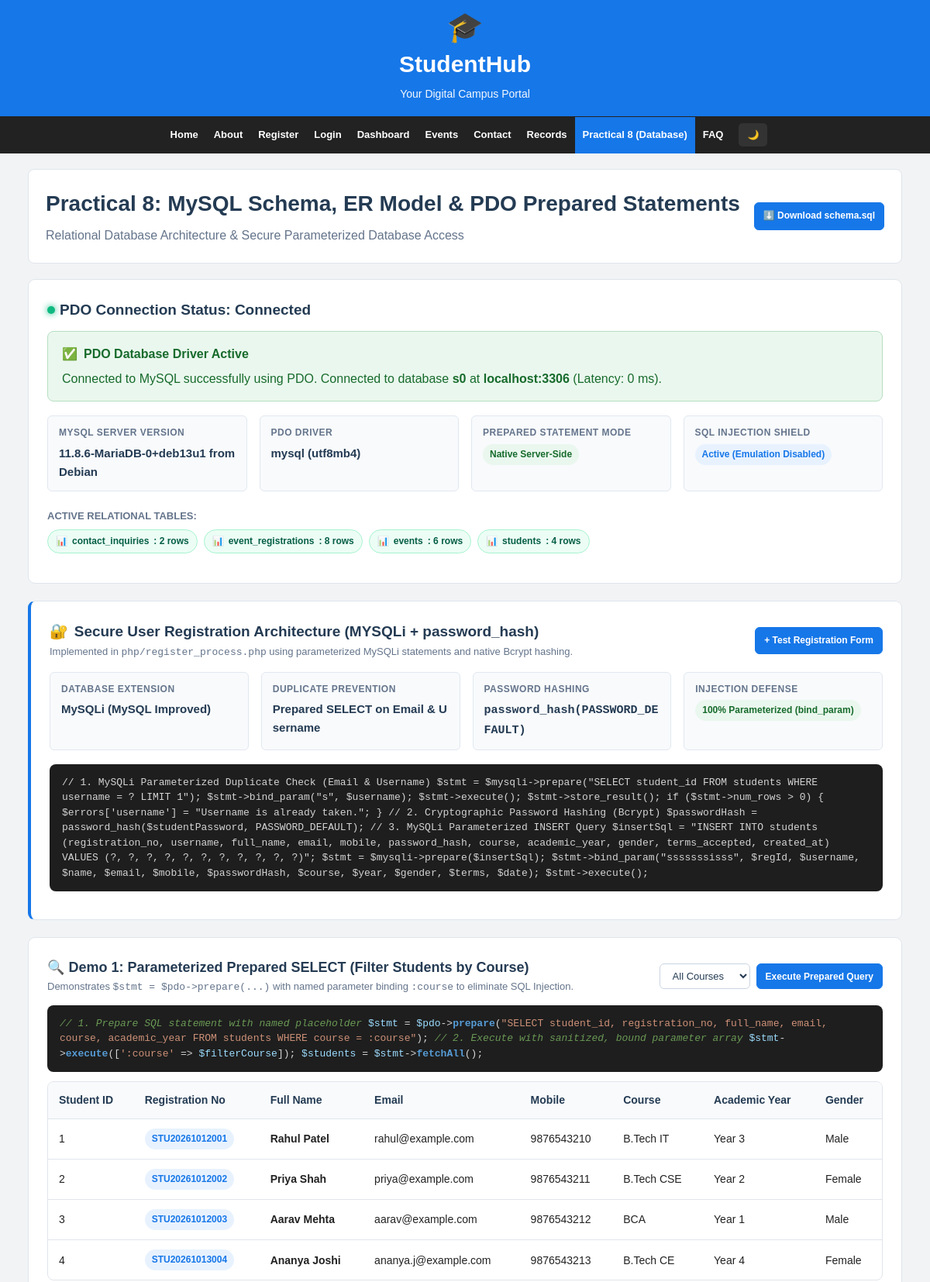
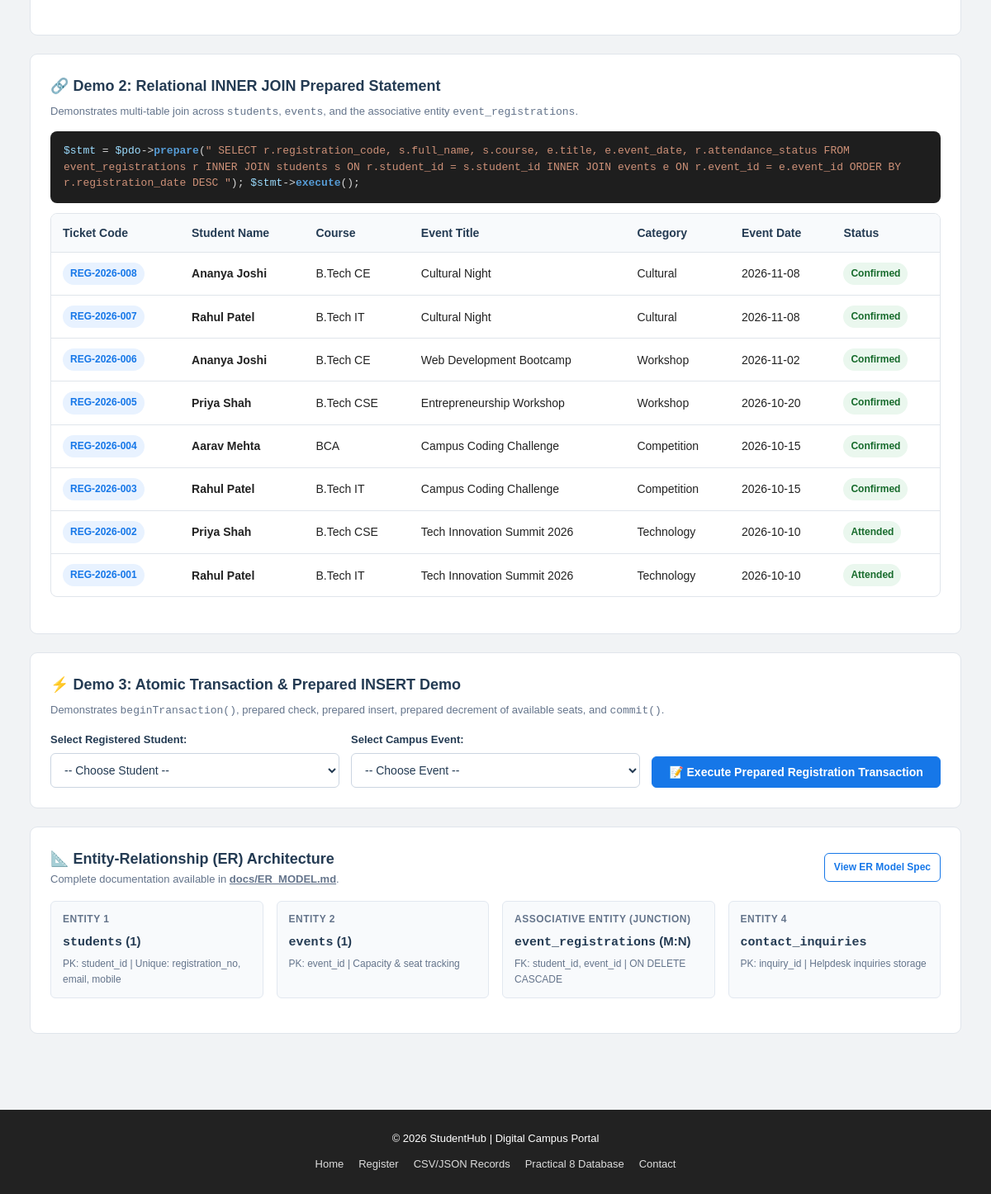
The app's page /php/db_dashboard.php with its own data (2 pictures, top to bottom).
### tables this page shows
CREATE TABLE `students` (
    `student_id` INT UNSIGNED AUTO_INCREMENT PRIMARY KEY,
    `registration_no` VARCHAR(30) NOT NULL UNIQUE COMMENT 'Formatted ID e.g. STU20261012001',
    `username` VARCHAR(50) NOT NULL UNIQUE COMMENT 'Unique portal username e.g. rahul_patel',
    `full_name` VARCHAR(100) NOT NULL,
    `email` VARCHAR(120) NOT NULL UNIQUE,
    `mobile` VARCHAR(15) NOT NULL UNIQUE,
    `password_hash` VARCHAR(255) NOT NULL COMMENT 'Bcrypt hashed password via password_hash()',
    `course` VARCHAR(50) NOT NULL COMMENT 'B.Tech IT, B.Tech CSE, BCA, etc.',
    `academic_year` TINYINT UNSIGNED NOT NULL COMMENT '1, 2, 3, or 4',
    `gender` ENUM('Male', 'Female', 'Other') NOT NULL,
    `terms_accepted` ENUM('Accepted', 'Pending') NOT NULL DEFAULT 'Accepted',
    `created_at` TIMESTAMP NOT NULL DEFAULT CURRENT_TIMESTAMP,
    `updated_at` TIMESTAMP NOT NULL DEFAULT CURRENT_TIMESTAMP ON UPDATE CURRENT_TIMESTAMP,

    INDEX `idx_students_username` (`username`),
    INDEX `idx_students_email` (`email`),
    INDEX `idx_students_course_year` (`course`, `academic_year`)
);

CREATE TABLE `event_registrations` (
    `registration_id` INT UNSIGNED AUTO_INCREMENT PRIMARY KEY,
    `student_id` INT UNSIGNED NOT NULL,
    `event_id` INT UNSIGNED NOT NULL,
    `registration_code` VARCHAR(50) NOT NULL UNIQUE COMMENT 'Unique ticket/token e.g. REG-2026-001',
    `registration_date` TIMESTAMP NOT NULL DEFAULT CURRENT_TIMESTAMP,
    `attendance_status` ENUM('Confirmed', 'Attended', 'Cancelled') NOT NULL DEFAULT 'Confirmed',
    `remarks` VARCHAR(255) DEFAULT NULL,

     
    CONSTRAINT `fk_registrations_student`
        FOREIGN KEY (`student_id`)
        REFERENCES `students` (`student_id`)
        ON DELETE CASCADE
        ON UPDATE CASCADE,

    CONSTRAINT `fk_registrations_event`
        FOREIGN KEY (`event_id`)
        REFERENCES `events` (`event_id`)
        ON DELETE CASCADE
        ON UPDATE CASCADE,

     
    UNIQUE KEY `unique_student_event_registration` (`student_id`, `event_id`),
    INDEX `idx_registrations_date` (`registration_date`)
);

CREATE TABLE `events` (
    `event_id` INT UNSIGNED AUTO_INCREMENT PRIMARY KEY,
    `title` VARCHAR(150) NOT NULL,
    `category` VARCHAR(50) NOT NULL COMMENT 'Technology, Competition, Workshop, Sports, Cultural',
    `event_date` DATE NOT NULL,
    `event_time` VARCHAR(30) NOT NULL,
    `location` VARCHAR(120) NOT NULL,
    `description` TEXT NOT NULL,
    `organizer` VARCHAR(120) NOT NULL,
    `total_seats` INT UNSIGNED NOT NULL,
    `available_seats` INT UNSIGNED NOT NULL,
    `status` ENUM('Upcoming', 'Ongoing', 'Completed', 'Cancelled') NOT NULL DEFAULT 'Upcoming',
    `created_at` TIMESTAMP NOT NULL DEFAULT CURRENT_TIMESTAMP,

    INDEX `idx_events_date` (`event_date`),
    INDEX `idx_events_category` (`category`),
    INDEX `idx_events_status` (`status`)
);

### php/db_dashboard.php (the view, shortened to what the rows shown need)
<?php
$pdo = getDBConnection();
$filterCourse = isset($_GET['course']) ? trim($_GET['course']) : 'All';
$studentsList = [];
if ($pdo instanceof PDO) {
    if ($filterCourse !== 'All' && !empty($filterCourse)) {
        $searchStmt = $pdo->prepare("
            SELECT student_id, registration_no, full_name, email, mobile, course, academic_year, gender
            FROM students
            WHERE course = :course
            ORDER BY student_id ASC
        ");
        $searchStmt->execute([':course' => $filterCourse]);
        $studentsList = $searchStmt->fetchAll();
    } else {
        $searchStmt = $pdo->prepare("
            SELECT student_id, registration_no, full_name, email, mobile, course, academic_year, gender
            FROM students
            ORDER BY student_id ASC
        ");
        $searchStmt->execute();
        $studentsList = $searchStmt->fetchAll();
    }
}
$joinList = [];
if ($pdo instanceof PDO) {
    $joinStmt = $pdo->prepare("
        SELECT
            r.registration_id,
            r.registration_code,
            s.full_name AS student_name,
            s.course,
            e.title AS event_title,
            e.category AS event_category,
            e.event_date,
            r.attendance_status,
            r.registration_date
        FROM event_registrations r
        INNER JOIN students s ON r.student_id = s.student_id
        INNER JOIN events e ON r.event_id = e.event_id
        ORDER BY r.registration_date DESC
    ");
    $joinStmt->execute();
    $joinList = $joinStmt->fetchAll();
}
?>
<!DOCTYPE html>
<html lang="en">
<head>
    <link rel="stylesheet" href="../css/style.css">
</head>
<body>
<header class="site-header">
    <h1>StudentHub</h1>
</header>
<main>
    <div class="container">
        <div class="page-title">
            <div style="display: flex; justify-content: space-between; align-items: center; flex-wrap: wrap; gap: 10px;">
                <div>
                    <h2>Practical 8: MySQL Schema, ER Model & PDO Prepared Statements</h2>
                </div>
            </div>
        </div>
        <section class="summary-card">
            <?php if (!empty($studentsList)): ?>
                <div class="table-responsive" style="margin-top: 10px;">
                    <table class="data-table">
                        <thead>
                            <tr>
                                <th>Student ID</th>
                                <th>Registration No</th>
                                <th>Full Name</th>
                                <th>Email</th>
                                <th>Mobile</th>
                                <th>Course</th>
                                <th>Academic Year</th>
                                <th>Gender</th>
                            </tr>
                        </thead>
                        <tbody>
                            <?php foreach ($studentsList as $stu): ?>
                                <tr>
                                    <td><?php echo $stu['student_id']; ?></td>
                                    <td><span class="badge badge-primary"><?php echo htmlspecialchars($stu['registration_no']); ?></span></td>
                                    <td><strong><?php echo htmlspecialchars($stu['full_name']); ?></strong></td>
                                    <td><?php echo htmlspecialchars($stu['email']); ?></td>
                                    <td><?php echo htmlspecialchars($stu['mobile']); ?></td>
                                    <td><?php echo htmlspecialchars($stu['course']); ?></td>
                                    <td>Year <?php echo htmlspecialchars($stu['academic_year']); ?></td>
                                    <td><?php echo htmlspecialchars($stu['gender']); ?></td>
                                </tr>
                            <?php endforeach; ?>
                        </tbody>
                    </table>
                </div>
            <?php else: ?>
                <p style="color: #64748b; font-size: 14px; margin-top: 10px;"><em>(Connect MySQL and import schema.sql to view live query results)</em></p>
            <?php endif; ?>
        </section>
        <section class="summary-card">
            <?php if (!empty($joinList)): ?>
                <div class="table-responsive" style="margin-top: 10px;">
                    <table class="data-table">
                        <thead>
                            <tr>
                                <th>Ticket Code</th>
                                <th>Student Name</th>
                                <th>Course</th>
                                <th>Event Title</th>
                                <th>Category</th>
                                <th>Event Date</th>
                                <th>Status</th>
                            </tr>
                        </thead>
                        <tbody>
                            <?php foreach ($joinList as $row): ?>
                                <tr>
                                    <td><span class="badge badge-primary"><?php echo htmlspecialchars($row['registration_code']); ?></span></td>
                                    <td><strong><?php echo htmlspecialchars($row['student_name']); ?></strong></td>
                                    <td><?php echo htmlspecialchars($row['course']); ?></td>
                                    <td><?php echo htmlspecialchars($row['event_title']); ?></td>
                                    <td><?php echo htmlspecialchars($row['event_category']); ?></td>
                                    <td><?php echo htmlspecialchars($row['event_date']); ?></td>
                                    <td><span class="badge badge-success"><?php echo htmlspecialchars($row['attendance_status']); ?></span></td>
                                </tr>
                            <?php endforeach; ?>
                        </tbody>
                    </table>
                </div>
            <?php else: ?>
                <p style="color: #64748b; font-size: 14px; margin-top: 10px;"><em>(Connect MySQL to view live relational join results)</em></p>
            <?php endif; ?>
        </section>
    </div>
</main>
</body>
</html>

### records on screen
students: student_id "1", registration_no "STU20261012001", full_name "Rahul Patel", email "rahul@example.com", mobile "9876543210", course "B.Tech IT", academic_year "3", gender "Male"
students: student_id "2", registration_no "STU20261012002", full_name "Priya Shah", email "priya@example.com", mobile "9876543211", course "B.Tech CSE", academic_year "2", gender "Female"
students: student_id "3", registration_no "STU20261012003", full_name "Aarav Mehta", email "aarav@example.com", mobile "9876543212", course "BCA", academic_year "1", gender "Male"
students: student_id "4", registration_no "STU20261013004", full_name "Ananya Joshi", email "ananya.j@example.com", mobile "9876543213", course "B.Tech CE", academic_year "4", gender "Female"
event_registrations: registration_code "REG-2026-008", student.full_name "Ananya Joshi", student.course "B.Tech CE", event.title "Cultural Night", event.category "Cultural", event.event_date "2026-11-08", attendance_status "Confirmed"
event_registrations: registration_code "REG-2026-007", student.full_name "Rahul Patel", student.course "B.Tech IT", event.title "Cultural Night", event.category "Cultural", event.event_date "2026-11-08", attendance_status "Confirmed"
event_registrations: registration_code "REG-2026-006", student.full_name "Ananya Joshi", student.course "B.Tech CE", event.title "Web Development Bootcamp", event.category "Workshop", event.event_date "2026-11-02", attendance_status "Confirmed"
event_registrations: registration_code "REG-2026-005", student.full_name "Priya Shah", student.course "B.Tech CSE", event.title "Entrepreneurship Workshop", event.category "Workshop", event.event_date "2026-10-20", attendance_status "Confirmed"
event_registrations: registration_code "REG-2026-004", student.full_name "Aarav Mehta", student.course "BCA", event.title "Campus Coding Challenge", event.category "Competition", event.event_date "2026-10-15", attendance_status "Confirmed"
event_registrations: registration_code "REG-2026-003", student.full_name "Rahul Patel", student.course "B.Tech IT", event.title "Campus Coding Challenge", event.category "Competition", event.event_date "2026-10-15", attendance_status "Confirmed"
event_registrations: registration_code "REG-2026-002", student.full_name "Priya Shah", student.course "B.Tech CSE", event.title "Tech Innovation Summit 2026", event.category "Technology", event.event_date "2026-10-10", attendance_status "Attended"
event_registrations: registration_code "REG-2026-001", student.full_name "Rahul Patel", student.course "B.Tech IT", event.title "Tech Innovation Summit 2026", event.category "Technology", event.event_date "2026-10-10", attendance_status "Attended"

### other values on screen
$dbDiag['message'] "Connected to MySQL successfully using PDO."
$dbDiag['database'] "s0"
$dbDiag['host'] "localhost:3306"
$dbDiag['latency_ms'] "0"
$dbDiag['version'] "11.8.6-MariaDB-0+deb13u1 from Debian"
$dbDiag['driver'] "mysql"
$tbl "contact_inquiries"
$cnt "2"
$tbl "event_registrations"
$cnt "8"
$tbl "events"
$cnt "6"
$tbl "students"
$cnt "4"
